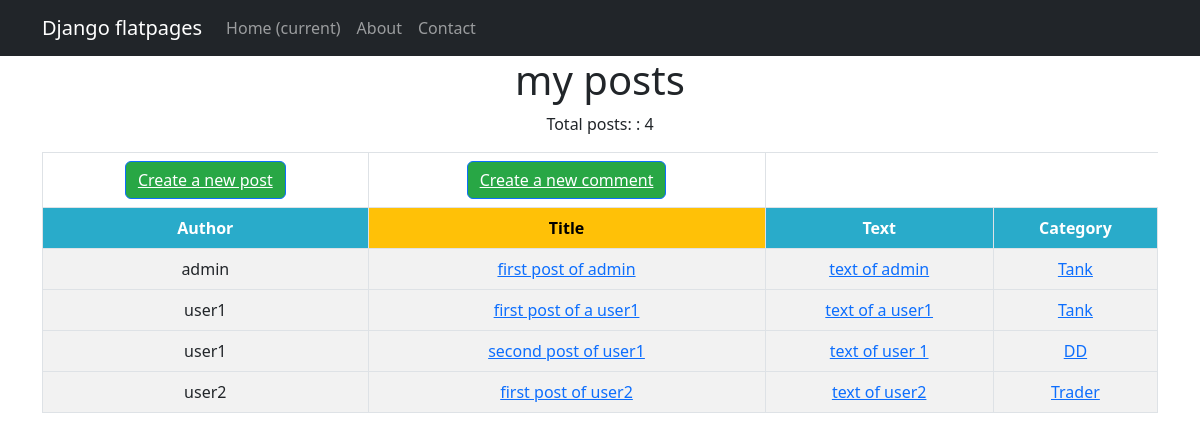
/bboard/, run on an earlier commit of the app's database.
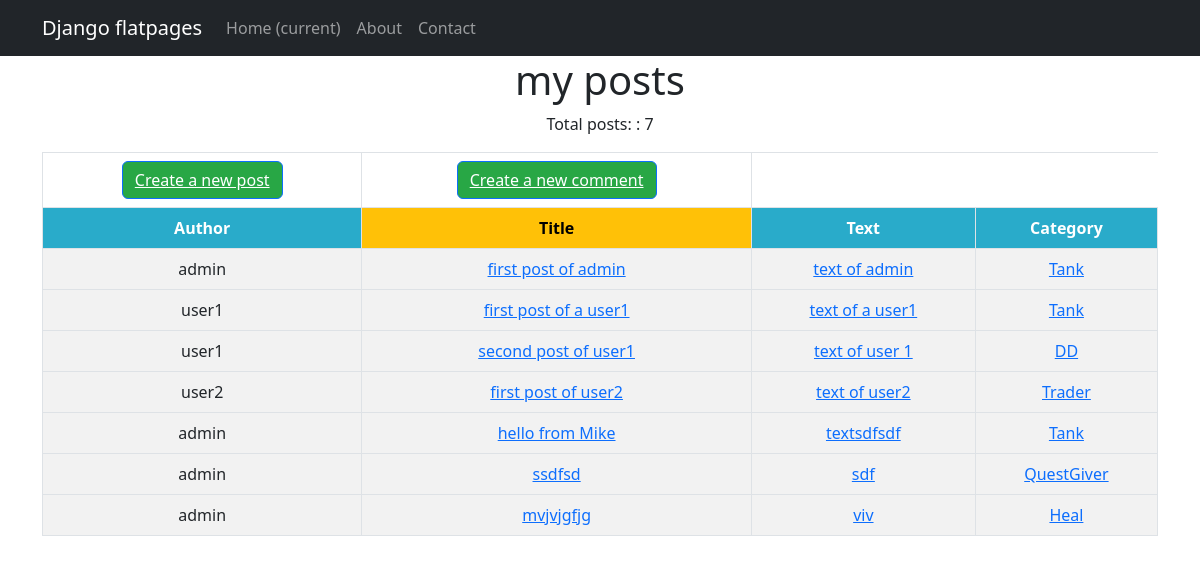
And on a later commit of the database.
### bboard/models.py (models this page shows, shortened)
class Post(models.Model):
    author = models.ForeignKey(User, on_delete=models.CASCADE)
    title = models.CharField(max_length=255)
    text = RichTextField()
    category = models.ManyToManyField('Category', through='PostCategory')
    date = models.DateTimeField(auto_now_add=True)

class Category(models.Model):
    name = models.CharField(max_length=255, default='Name_of_category', unique=True)
    subscribers = models.ManyToManyField(User, blank=True, related_name='categories')
    def __str__(self):
        return self.name

### bboard/views.py (the view)
# urls.py: path('', PostList.as_view(), name='post_list'),
class PostList(ListView):
    model = Post
    template_name = 'posts.html'
    context_object_name = 'posts'

### templates/posts.html
{% extends 'flatpages/default.html' %}
{% block content %}
<h1>my posts</h1>
<p>{{ 'Total posts:' }} : {{posts | length}}</p>
  {% if posts %}
<table class="table table-bordered table-striped table-hover">
    <thead>
        <tr>
            <th>
            <button class="btn btn-primary" style="background-color: #28a745;"  type="button">
                <a href="{% url 'bboard:post_add' %}" style="color: white">Create a new post</a>
            </button>
            </th>
            <th>
                <button class="btn btn-primary" style="background-color: #28a745;"  type="button">
                <a href="{% url 'bboard:comment_add' %}" style="color: white">Create a new comment</a>
                </button>
            </th>
        </tr>
        <tr>
            <th style="background-color: #29ABCA; color: #ffffff;">{{ 'Author' }}</th>
            <th style="background-color: #FFC107; color: #000000;">{{ 'Title' }}</th>
            <th style="background-color: #29ABCA; color: #ffffff;">{{ 'Text' }}</th>
            <th style="background-color: #29ABCA; color: #ffffff;">{{ 'Category' }}</th>
        </tr>
    </thead>
    {% for post in posts %}
      <tbody>
        <tr>
            <td>{{ post.author }}</td>
            <td><a href="{% url 'bboard:post_detail' post.id %}">{{ post.title }}</a></td>
            <td><a href="{% url 'bboard:post_edit' post.id %}">{{ post.text|safe }}</a></td>
            <td>
                        {% for category in post.category.all %}
                        <a href="{% url 'bboard:category_list' category.id %}">{{category}}</a>
                        {% endfor %}
                    </td>
        </tr>
    </tbody>
    {% endfor %}
</table>
  {% else %}
   <th><a href="{% url 'bboard:post_add' %}">Create a new post</a></th>
   <h2> No posts! </h2>
  {% endif %}
{% endblock content %}

What changed in the data, as far as the page shows it:
added Post: author "admin", title "hello from Mike", text "textsdfsdf", Category (name "Tank")
added Post: author "admin", title "ssdfsd", text "sdf"
now on this page (row unchanged): Category: name "QuestGiver", shown under "admin"
added Post: author "admin", title "mvjvjgfjg", text "viv"
now on this page (row unchanged): Category: name "Heal", shown under "admin"
Also different on the page:
{{ posts | length }}: "4" → "7"
